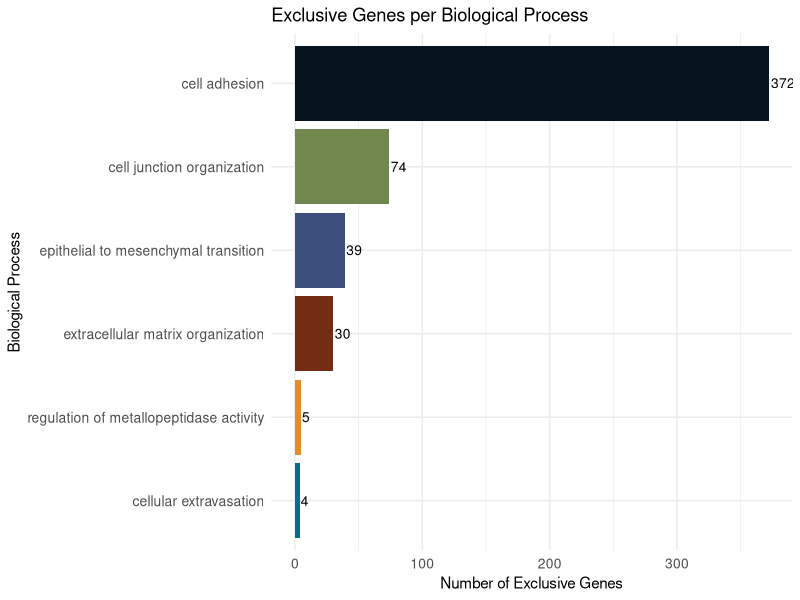
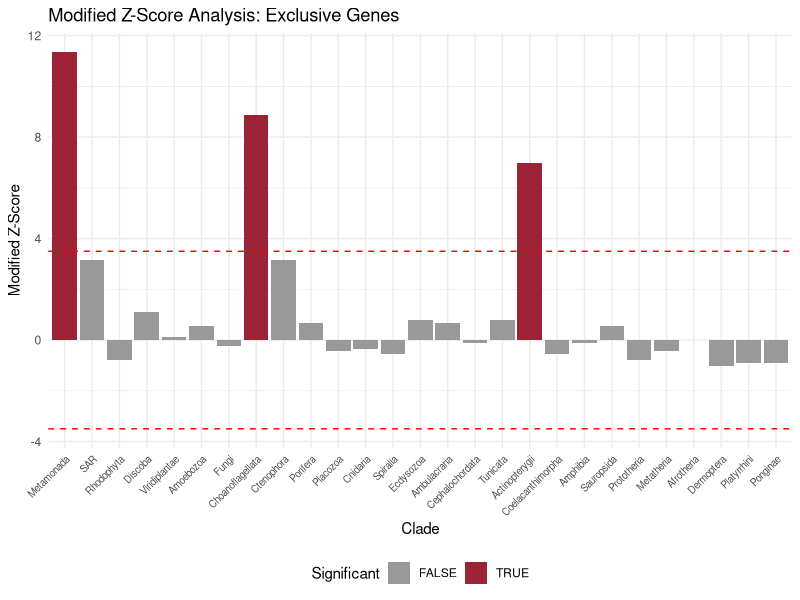
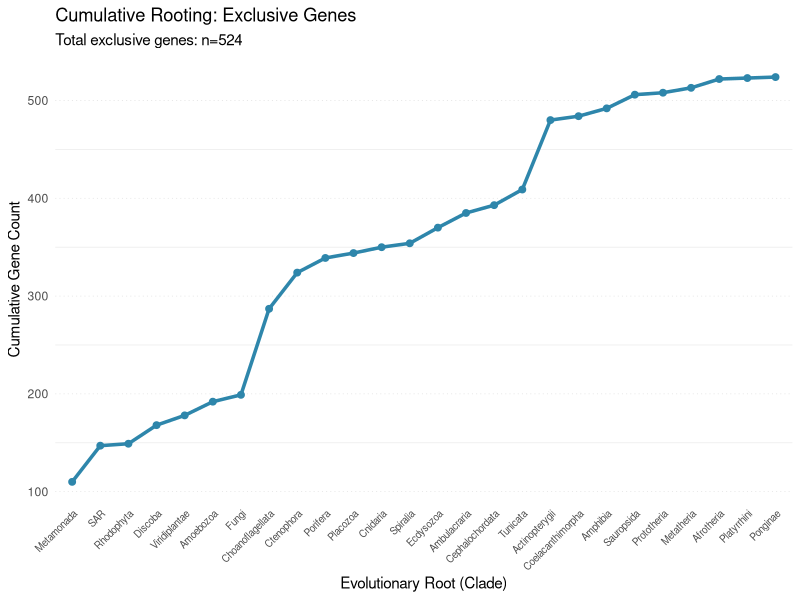
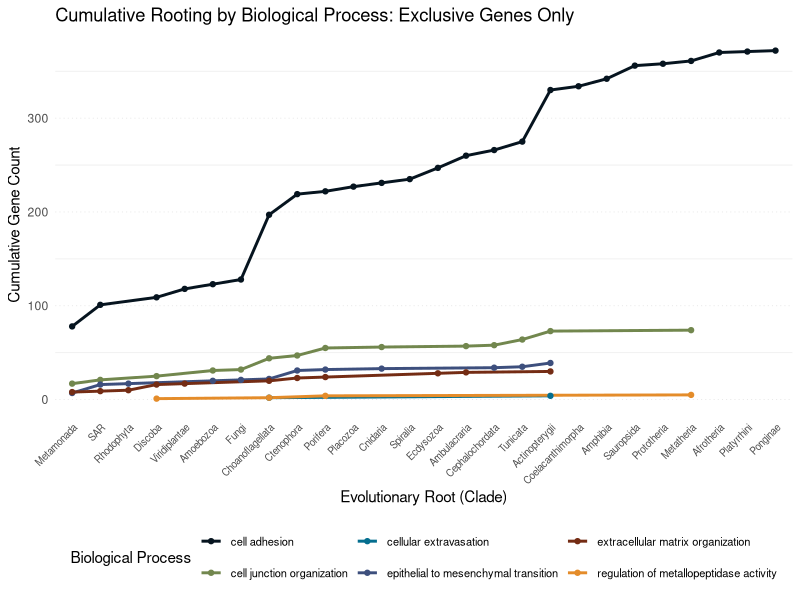
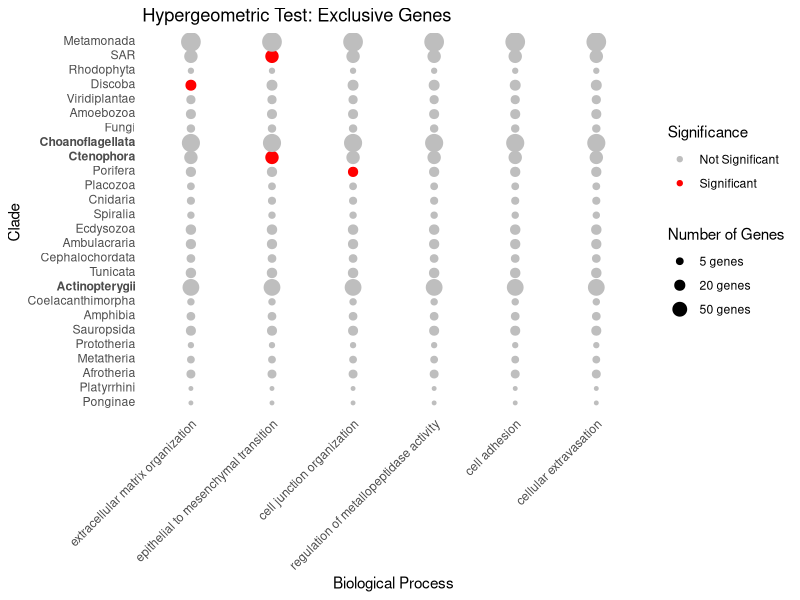
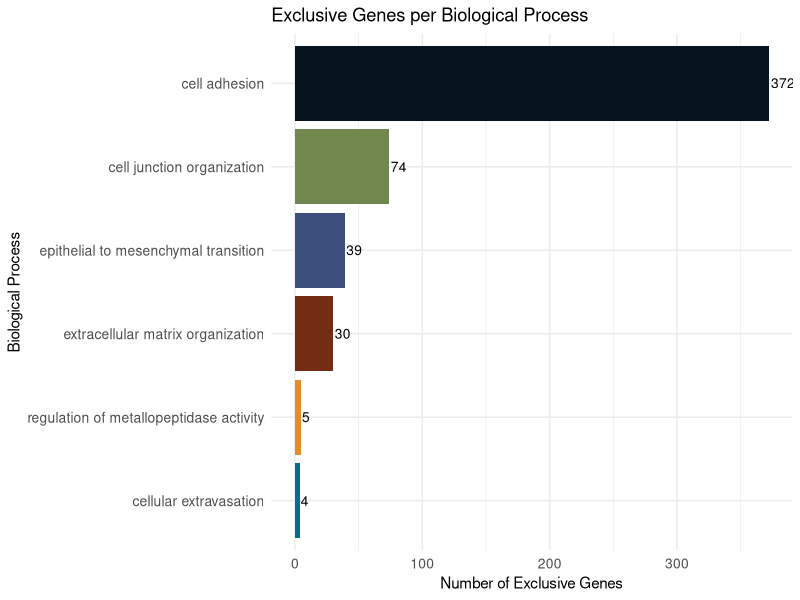
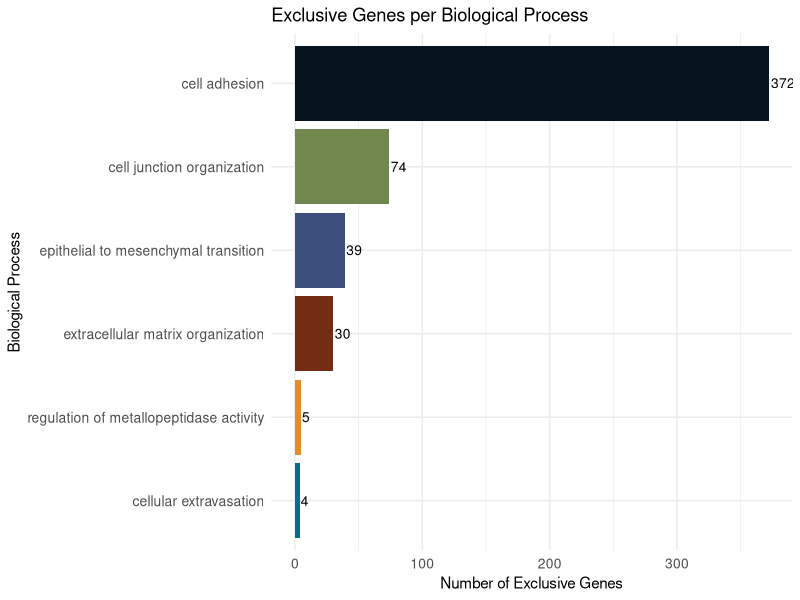
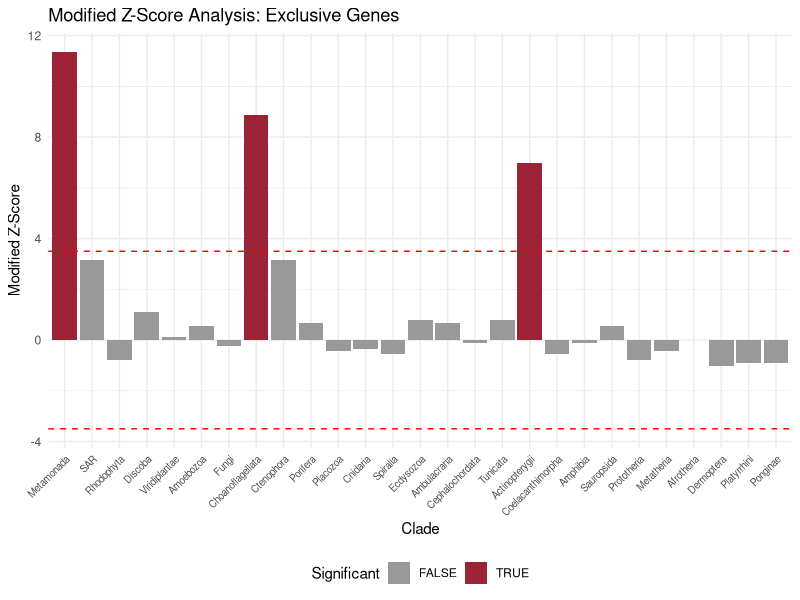

These figures' R source, in order:
## ---- chunk 1
#| cache: false

# Automatically detect and install any missing CRAN packages before loading.
required_packages <- c(
  "tidyverse", "vroom", "ggplot2", "ggtext", "UpSetR",
  "scales", "here", "svglite"
)

missing <- required_packages[
  !vapply(required_packages, requireNamespace, logical(1), quietly = TRUE)
]
if (length(missing) > 0) {
  install.packages(missing, repos = "https://cloud.r-project.org")
}

library(tidyverse)
library(vroom)
library(ggplot2)
library(ggtext)
library(UpSetR)
library(scales)
library(here)
library(svglite)
## ---- chunk 2
# ---------------------------------------------------------------------------
# Color palette mapping each biological process to a distinct color,
# consistent with the other scripts in the analysis pipeline.
# ---------------------------------------------------------------------------
annotation_colors <- c(
  "cell adhesion"                            = "#06141FFF",
  "extracellular matrix organization"        = "#742C14FF",
  "epithelial to mesenchymal transition"     = "#3D4F7DFF",
  "regulation of metallopeptidase activity"  = "#E48C2AFF",
  "cell junction organization"               = "#72874EFF",
  "cellular extravasation"                   = "#046E8FFF",
  "metastasis suppressor"                    = "#9B2335FF"
)

# Reference root value for the first metazoan
first_metazoan <- 29

# Compute modified z-scores for gene counts per clade to identify clades
# with statistically significant enrichment or depletion of exclusive genes.
# Clades with zero genes are included via right join.
calc_modified_zscore_exclusive <- function(nodelist_excl, clade_order_df) {
  # Count genes per clade
  genes_per_clade <- nodelist_excl %>%
    dplyr::select(root, clade_name, queryItem) %>%
    unique() %>%
    group_by(root, clade_name) %>%
    summarise(n = n(), .groups = "drop") %>%
    right_join(clade_order_df %>% dplyr::select(clade_name), by = "clade_name") %>%
    replace_na(list(n = 0))

  # Modified z-score calculation
  median_val <- median(genes_per_clade$n, na.rm = TRUE)
  mad_val <- mad(genes_per_clade$n, constant = 1, na.rm = TRUE)

  genes_per_clade <- genes_per_clade %>%
    mutate(
      modified_zscore = (n - median_val) / (1.4826 * mad_val),
      significant = abs(modified_zscore) > 3.5
    )

  return(genes_per_clade)
}
## ---- chunk 3
nodelist <- vroom::vroom(
  here("results/orthology_data/nodelist.csv"),
  show_col_types = FALSE
)

metastasis_genes <- vroom::vroom(
  here("results/metastasis_genes/metastasis_genes.csv"),
  show_col_types = FALSE
) %>%
  subset(Signature != "metastasis suppressor")

# Establish clade ordering (most ancestral first) restricted to metastasis genes
clade_order <- nodelist %>%
  subset(queryItem %in% unique(metastasis_genes$external_gene_name)) %>%
  dplyr::select(clade_name, root) %>%
  unique() %>%
  arrange(desc(root)) %>%
  pull(clade_name)

# Clade order as a data frame for z-score joins
clade_order_df <- nodelist %>%
  subset(queryItem %in% unique(metastasis_genes$external_gene_name)) %>%
  dplyr::select(clade_name, root) %>%
  unique() %>%
  arrange(desc(root))

# Create output directories
output_dir <- here("results/exclusive_genes")
plot_dir   <- file.path(output_dir, "plots")
if (!dir.exists(plot_dir)) dir.create(plot_dir, recursive = TRUE)
## ---- chunk 4
# Define the 6 biological processes
biological_processes <- c("cell adhesion",
                          "extracellular matrix organization",
                          "epithelial to mesenchymal transition",
                          "regulation of metallopeptidase activity",
                          "cell junction organization",
                          "cellular extravasation")

# Count biological processes per gene
nodelist_bp_count <- nodelist %>%
  mutate(bp_count = rowSums(dplyr::select(., all_of(biological_processes)), na.rm = TRUE))

# Filter for exclusive genes (exactly 1 biological process)
nodelist_exclusive <- nodelist_bp_count %>%
  filter(bp_count == 1)

# Summary statistics
cat("Total genes:", nrow(nodelist), "\n")
cat("Exclusive genes (belong to 1 BP only):", nrow(nodelist_exclusive), "\n")
cat("Shared genes (belong to 2+ BPs):", nrow(nodelist) - nrow(nodelist_exclusive), "\n")
## ---- chunk 5
#| fig-width: 10
#| fig-height: 6

# Count exclusive genes per process
exclusive_summary <- nodelist_exclusive %>%
  pivot_longer(
    cols = all_of(biological_processes),
    names_to = "process",
    values_to = "presence"
  ) %>%
  filter(presence == 1) %>%
  group_by(process) %>%
  summarise(n_exclusive = n_distinct(queryItem), .groups = "drop") %>%
  arrange(desc(n_exclusive))

exclusive_summary

# Bar plot
p_excl_bar <- ggplot(exclusive_summary, aes(x = reorder(process, n_exclusive),
                                             y = n_exclusive, fill = process)) +
  geom_bar(stat = "identity") +
  geom_text(aes(label = n_exclusive), hjust = -0.1, size = 3.5) +
  coord_flip() +
  scale_fill_manual(values = annotation_colors) +
  labs(x = "Biological Process",
       y = "Number of Exclusive Genes",
       title = "Exclusive Genes per Biological Process") +
  theme_minimal() +
  theme(legend.position = "none",
        axis.text = element_text(size = 10))

print(p_excl_bar)

ggsave(file.path(plot_dir, "exclusive_genes_per_process.svg"), plot = p_excl_bar, width = 10, height = 6)
ggsave(file.path(plot_dir, "exclusive_genes_per_process.png"), plot = p_excl_bar, width = 10, height = 6, dpi = 300)
## ---- chunk 6
#| fig-width: 14
#| fig-height: 6

zscore_exclusive <- calc_modified_zscore_exclusive(nodelist_exclusive, clade_order_df)

# Display significant clades
zscore_exclusive %>%
  filter(significant) %>%
  arrange(desc(abs(modified_zscore)))

# Order clades for plotting
zscore_exclusive$clade_name <- factor(zscore_exclusive$clade_name, levels = clade_order)

# Z-score bar plot
p_zscore <- ggplot(zscore_exclusive, aes(x = clade_name, y = modified_zscore)) +
  geom_bar(stat = "identity", aes(fill = significant)) +
  geom_hline(yintercept = c(-3.5, 3.5), linetype = "dashed", color = "red") +
  scale_fill_manual(values = c("FALSE" = "gray60", "TRUE" = "#9B2335")) +
  labs(x = "Clade",
       y = "Modified Z-Score",
       title = "Modified Z-Score Analysis: Exclusive Genes",
       fill = "Significant") +
  theme_minimal() +
  theme(
    axis.text.x = element_text(angle = 45, hjust = 1, size = 7),
    legend.position = "bottom"
  )

print(p_zscore)

ggsave(file.path(plot_dir, "zscore_exclusive_genes.svg"), plot = p_zscore, width = 14, height = 6)
ggsave(file.path(plot_dir, "zscore_exclusive_genes.png"), plot = p_zscore, width = 14, height = 6, dpi = 300)
## ---- chunk 7
#| fig-width: 12
#| fig-height: 6

cumulative_exclusive <- nodelist_exclusive %>%
  dplyr::select(root, clade_name, queryItem) %>%
  unique() %>%
  arrange(desc(root)) %>%
  group_by(root, clade_name) %>%
  summarise(n = n(), .groups = "drop") %>%
  arrange(desc(root)) %>%
  mutate(cumulative = cumsum(n))

cumulative_exclusive$clade_name <- factor(cumulative_exclusive$clade_name, levels = clade_order)

# Cumulative line plot
p_cumul <- ggplot(cumulative_exclusive, aes(x = clade_name, y = cumulative)) +
  geom_line(group = 1, color = "#2E86AB", linewidth = 1.2) +
  geom_point(color = "#2E86AB", size = 2) +
  labs(x = "Evolutionary Root (Clade)",
       y = "Cumulative Gene Count",
       title = "Cumulative Rooting: Exclusive Genes",
       subtitle = paste0("Total exclusive genes: n=",
                         nrow(nodelist_exclusive %>% dplyr::select(queryItem) %>% unique()))) +
  theme_minimal() +
  theme(
    axis.text.x = element_text(angle = 45, hjust = 1, size = 7),
    panel.grid.major.y = element_line(linewidth = 0.25, linetype = "dotted", color = "#E0E0E0"),
    panel.grid.major.x = element_blank()
  )

print(p_cumul)

ggsave(file.path(plot_dir, "cumulative_exclusive_genes.svg"), plot = p_cumul, width = 12, height = 6)
ggsave(file.path(plot_dir, "cumulative_exclusive_genes.png"), plot = p_cumul, width = 12, height = 6, dpi = 300)
## ---- chunk 8
#| fig-width: 14
#| fig-height: 8

cumulative_bp_exclusive <- nodelist_exclusive %>%
  pivot_longer(
    cols = all_of(biological_processes),
    names_to = "process",
    values_to = "presence"
  ) %>%
  filter(presence == 1) %>%
  dplyr::select(root, clade_name, queryItem, process) %>%
  unique() %>%
  arrange(desc(root)) %>%
  group_by(root, clade_name, process) %>%
  summarise(n = n(), .groups = "drop") %>%
  arrange(desc(root)) %>%
  group_by(process) %>%
  mutate(cumulative = cumsum(n))

cumulative_bp_exclusive$clade_name <- factor(cumulative_bp_exclusive$clade_name, levels = clade_order)

# Multi-line cumulative plot by process
p_cumul_bp <- ggplot(cumulative_bp_exclusive, aes(x = clade_name, y = cumulative,
                                     color = process, group = process)) +
  geom_line(linewidth = 1) +
  geom_point(size = 1.5) +
  scale_color_manual(values = annotation_colors) +
  labs(x = "Evolutionary Root (Clade)",
       y = "Cumulative Gene Count",
       title = "Cumulative Rooting by Biological Process: Exclusive Genes Only",
       color = "Biological Process") +
  theme_minimal() +
  theme(
    axis.text.x = element_text(angle = 45, hjust = 1, size = 7),
    legend.position = "bottom",
    legend.text = element_text(size = 8),
    panel.grid.major.y = element_line(linewidth = 0.25, linetype = "dotted", color = "#E0E0E0"),
    panel.grid.major.x = element_blank()
  ) +
  guides(color = guide_legend(nrow = 2))

print(p_cumul_bp)

ggsave(file.path(plot_dir, "cumulative_bp_exclusive.svg"), plot = p_cumul_bp, width = 14, height = 8)
ggsave(file.path(plot_dir, "cumulative_bp_exclusive.png"), plot = p_cumul_bp, width = 14, height = 8, dpi = 300)
## ---- chunk 9
#| fig-width: 12
#| fig-height: 10

clades <- unique(nodelist_exclusive$clade_name)
processes <- biological_processes

result <- list()

for (process in processes) {
  for (clade in clades) {
    N <- length(unique(nodelist_exclusive$string_id))             # total unique genes
    M <- sum(nodelist_exclusive[, process])                       # genes in this process
    n <- length(which(nodelist_exclusive$clade_name == clade))    # genes in this clade
    k <- sum(filter(nodelist_exclusive, clade_name == clade)[[process]])  # clade genes in process

    p_valor <- 1 - phyper(k - 1, M, N - M, n)

    result[[paste(process, clade, sep = "_")]] <- c(process, clade, k, M, N, n, p_valor)
  }
}

hipergeometric_exclusive_df <- do.call(rbind, result) %>%
  as.data.frame() %>%
  setNames(c("Process", "clade_name", "k", "M", "N", "n", "p.val")) %>%
  arrange(p.val)
rownames(hipergeometric_exclusive_df) <- NULL

hipergeometric_exclusive_df <- hipergeometric_exclusive_df %>%
  mutate(across(all_of(c("k", "M", "N", "n", "p.val")), as.numeric))

hipergeometric_exclusive_df <- hipergeometric_exclusive_df %>%
  mutate(p.adj = p.adjust(p.val, method = "BH"))

# Assign significance color for plotting
hipergeometric_exclusive_df$p.adj <- as.numeric(hipergeometric_exclusive_df$p.adj)
hipergeometric_exclusive_df$p.val_color <- ifelse(hipergeometric_exclusive_df$p.adj > 0.05, "gray", "red")

# Merge with clade root order
i <- nodelist_exclusive %>%
  dplyr::select(clade_name, root) %>%
  unique()

hipergeometric_exclusive_df <- hipergeometric_exclusive_df %>%
  inner_join(i, by = "clade_name")

hipergeometric_exclusive_df$clade_name <- factor(
  hipergeometric_exclusive_df$clade_name,
  levels = unique(hipergeometric_exclusive_df$clade_name[order(hipergeometric_exclusive_df$root)])
)

hipergeometric_exclusive_df$Process <- factor(
  hipergeometric_exclusive_df$Process,
  levels = c("extracellular matrix organization",
             "epithelial to mesenchymal transition",
             "cell junction organization",
             "regulation of metallopeptidase activity",
             "cell adhesion",
             "cellular extravasation")
)

# Bubble plot: enrichment significance by clade and process
p_hyper <- ggplot(hipergeometric_exclusive_df, aes(x = Process,
                                                    y = clade_name,
                                                    size = as.numeric(n),
                                                    color = p.val_color)) +
  geom_point() +
  scale_color_manual(values = c("gray" = "gray", "red" = "red"),
                     labels = c("Not Significant", "Significant")) +
  labs(x = "Biological Process",
       y = "Clade",
       size = "Number of Genes",
       color = "Significance",
       title = "Hypergeometric Test: Exclusive Genes") +
  scale_size_continuous(breaks = c(5, 20, 50), labels = c("5 genes", "20 genes", "50 genes")) +
  theme_minimal() +
  theme(axis.text.x = element_text(angle = 45, hjust = 1),
        panel.grid.major.x = element_blank(),
        panel.grid.major.y = element_blank()) +
  scale_y_discrete(labels = function(x) {
    x <- gsub("Choanoflagellata", "<b>Choanoflagellata</b>", x)
    x <- gsub("Ctenophora", "<b>Ctenophora</b>", x)
    x <- gsub("Actinopterygii", "<b>Actinopterygii</b>", x)
    return(x)
  }) +
  theme(axis.text.y = ggtext::element_markdown())

print(p_hyper)

ggsave(file.path(plot_dir, "hypergeometric_exclusive.svg"), plot = p_hyper, width = 12, height = 10)
ggsave(file.path(plot_dir, "hypergeometric_exclusive.png"), plot = p_hyper, width = 12, height = 10, dpi = 300)
## ---- chunk 10
#| cache: false

# Save exclusive gene list
nodelist_exclusive %>%
  vroom::vroom_write(file = file.path(output_dir, "nodelist_exclusive.csv"), delim = ",")

# Save hypergeometric results
hipergeometric_exclusive_df %>%
  vroom::vroom_write(file = file.path(output_dir, "hypergeometric_exclusive.csv"), delim = ",")

# Save z-score results
zscore_exclusive %>%
  vroom::vroom_write(file = file.path(output_dir, "zscore_exclusive.csv"), delim = ",")

# --- Equivalence Checks (temporary) ---
trim_char_cols <- function(df) {
  df[] <- lapply(df, function(col) {
    if (is.character(col)) trimws(col) else col
  })
  df
}
